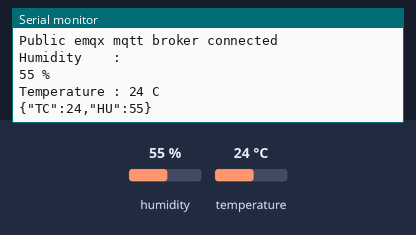
Recording of a sketch running on a simulated ESP8266 (NodeMCU). Shown: the last lines printed to the serial monitor. Inputs (shaded band) come from the test bench; at power-on: humidity 55 %, temperature 24 °C. WiFi joins after 1.5 s; servers stay silent unless stated; no MQTT or app messages arrive unless stated.

Above: at 6.2 s.
6.3 s: humidity set to 22 %
At 11.3 s:
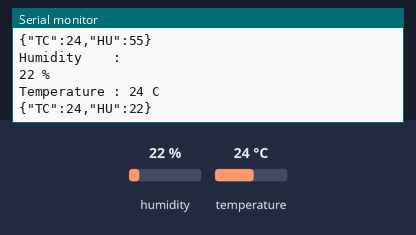
12.0 s: temperature set to 12 °C
At 16.1 s:
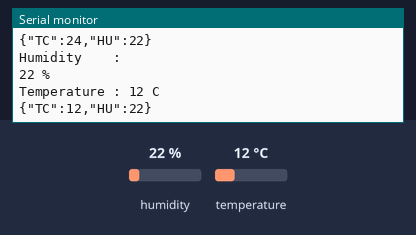
17.7 s: humidity set to 40 %
At 20.9 s:
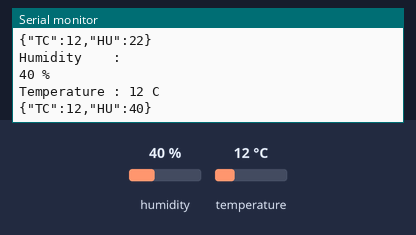
Timing chart, 0 to 22.4 s (numbered marks = the images above; inputs shaded):
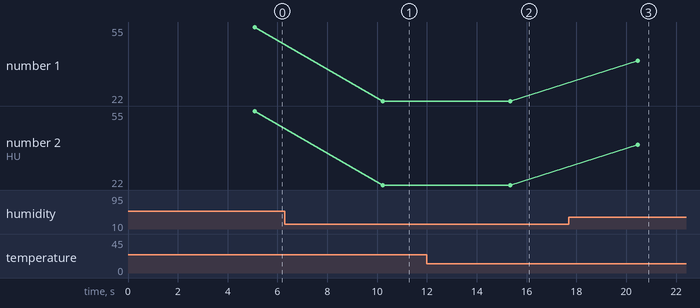

The sketch:

MitreanuSilviuESP8266.ino
```cpp
#include <ArduinoJson.h>
#include "DHT.h"
#include <ESP8266WiFi.h>
#include <PubSubClient.h>
#include <NTPClient.h>
#include <WiFiUdp.h>
DHT dht(2, DHT11);
// **********************WiFi*************
String msgStr = "";
char mess[512];
const char *ssid = "LANCOMBEIA"; // Enter your WiFi name
const char *password = "beialancom";  // Enter WiFi password
int counter;


//--------------- MQTT Broker
const char *mqtt_broker = "mqtt.beia-telemetrie.ro";
const char *topic = "training/MitreanuSilviu/esp8266test";
const char *mqtt_username = "";
const char *mqtt_password = "";
const int mqtt_port = 1883;
WiFiClient espClient;
PubSubClient client(espClient);
StaticJsonDocument<512> doc;
//-----Callback function -------
void callback(char*topic, byte* payload, unsigned int length)
{
  Serial.print("Message arrived in topic: ");
  Serial.println(topic);
  Serial.print("Message:");
  for (int i = 0; i < length; i++)
  {
    Serial.print((char)payload[i]);
  }
  Serial.println();
  Serial.print("Message size :");
  Serial.println(length);
  Serial.println();
  Serial.println("-----------------------");
}
//---------Wi fi Setup function --------------

void wifi_setup()
{
  delay(10);
  WiFi.mode(WIFI_STA);
  WiFi.begin(ssid, password);
  while (WiFi.status() != WL_CONNECTED)
  {
    delay(5000);
    Serial.println("Connecting to WiFi..");
  }
  Serial.println("Connected to the WiFi network");
  Serial.println("Ip Address: ");
  Serial.print(WiFi.localIP());


}


//--------Reconnect function
void reconnect()
{
  while (!client.connected())
  {
    String client_id = "Silviu: ";
    client_id += String(WiFi.macAddress());
    Serial.printf("The client %s connects to the public mqtt broker\n", client_id.c_str());
    if (client.connect(client_id.c_str(), mqtt_username, mqtt_password))
    {
      Serial.println("Public emqx mqtt broker connected");
    }
    else
    {
      Serial.print("failed with state ");
      Serial.print(client.state());
      delay(2000);
    }
  }

}


///////////////////////////////////////////////////////////////////////////////////////////////////////////////////////////////////
void setup()
{// Set software serial baud to 9600;
  Serial.begin(115200);
  Serial.print("Start program");
  dht.begin();
  Serial.print("Start wifi setup");
  wifi_setup();


  //****************connecting to a mqtt broker
  Serial.print("Conncction at mqtt server");
  client.setServer(mqtt_broker, mqtt_port);
  client.setCallback(callback);
}


///////////////////////////////////////////////////////////////////////////////////////////////////////////////////////////////////
void loop()
{ //counter++;

  if (!client.connected())
  {
    reconnect();//try to reconnect
  }

  //**********************For sensors***************


  //*********************************************

   sensorDHT();

 // mqtt_Publish(10, "Temperatura");

  delay(50);
}


/////////////////////////////////////////////////////


void mqtt_Publish(float i , char* k)
{
  doc["sennsor"] = k;
  doc["value2"] = i;

  serializeJson(doc, mess);
  client.publish(topic, mess);
  client.subscribe(topic);
  msgStr = "";
  delay(50);

}

//-----------Sensor DHT
void sensorDHT()
{
  int8_t h = dht.readHumidity(); //Read Humidity
  int8_t t = dht.readTemperature(); //Read Temperature

  // Check if valid number if non NaN (not a number) will be send.
  if (isnan(t) || isnan(h))
  {
    Serial.println("DHT22 couldn’t be read");
  } else
  {
    Serial.println ("Humidity    : ");
    Serial.print(h);
   // mqtt_Publish(h, "Humidity");
    Serial.println(" %");
    Serial.print("Temperature : ");
    Serial.print(t);
    //mqtt_Publish(t, "Temperature");
    Serial.println(" C");
    doc["TC"]=t;
    doc["HU"]=h;

  serializeJson(doc, mess);
  Serial.println(mess);
  client.publish(topic,mess);
  client.subscribe(topic);
   msgStr = "";
  delay(50);

    delay(5000);
  }
}
```

Measured:
- after the input at 6.3 s, the serial monitor: prints a new line after 3.9 s (image 1)
- after the input at 12.0 s, the serial monitor: prints a new line after 3.3 s (image 2)
- after the input at 17.7 s, the serial monitor: prints a new line after 2.8 s (image 3)
- plotted number 1: 55 → 22 after the input at 6.3 s, 22 → 40 after the input at 17.7 s
- plotted number 2: 55 → 22 after the input at 6.3 s, 22 → 40 after the input at 17.7 s
